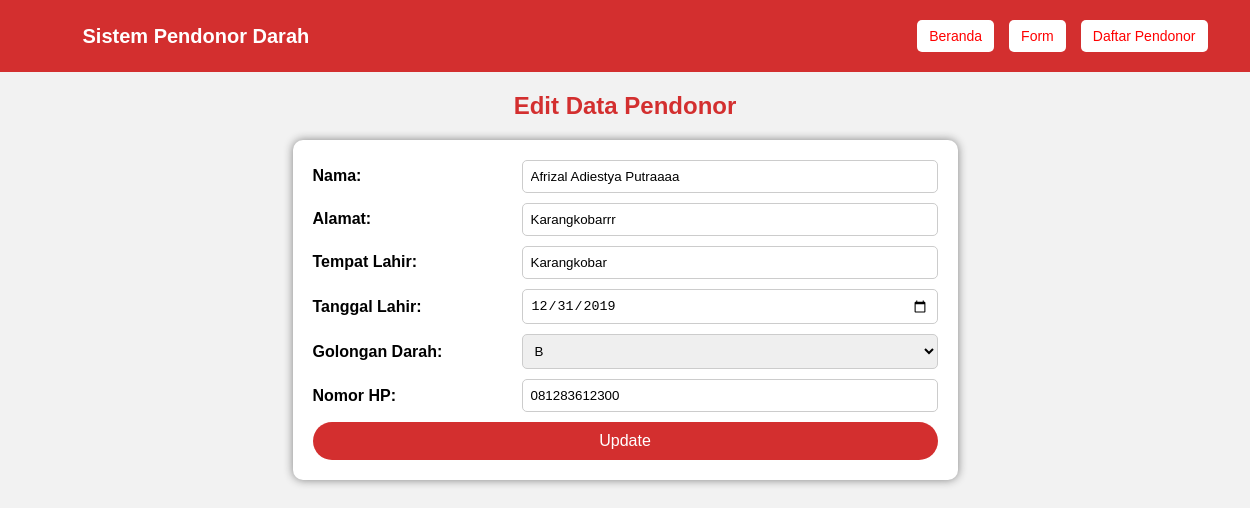
The app's page /donor_darah/edit.php?id=10 with its own data.
### tables this page shows
CREATE TABLE `pendonor` (
  `id` int(11) NOT NULL,
  `nama` varchar(100) DEFAULT NULL,
  `alamat` text DEFAULT NULL,
  `tempat_lahir` varchar(255) DEFAULT NULL,
  `tanggal_lahir` date DEFAULT NULL,
  `golongan_darah` enum('A','B','AB','O') DEFAULT NULL,
  `nomer_hp` varchar(15) DEFAULT NULL
);

### donor_darah/edit.php (the view, shortened to what this page needs)
<?php
include 'config.php';
include 'header.php';
if (isset($_GET['id'])) {
    $id = $_GET['id'];
    $sql = "SELECT * FROM pendonor WHERE id = $id";
    $result = $conn->query($sql);
    $row = $result->fetch_assoc();
} else {
    echo "ID tidak ditemukan!";
    exit;
}
?>
<div class="container">
    <h2>Edit Data Pendonor</h2>
    <div class="form-container">
        <form action="update.php" method="post">
            <div class="form-group">
                <label>Nama:</label>
                <input type="text" name="nama" value="<?php echo $row['nama']; ?>" required>
            </div>
            <div class="form-group">
                <label>Alamat:</label>
                <input type="text" name="alamat" value="<?php echo $row['alamat']; ?>" required>
            </div>
            <div class="form-group">
                <label>Tempat Lahir:</label>
                <input type="text" name="tempat_lahir" value="<?php echo $row['tempat_lahir']; ?>" required>
            </div>
            <div class="form-group">
                <label>Tanggal Lahir:</label>
                <input type="date" name="tanggal_lahir" value="<?php echo $row['tanggal_lahir']; ?>" required>
            </div>
            <div class="form-group">
                <label>Golongan Darah:</label>
                <select name="golongan" required>
                    <option value="B" <?php if ($row['golongan_darah'] == 'B') echo "selected"; ?>>B</option>
                </select>
            </div>
            <div class="form-group">
                <label>Nomor HP:</label>
                <input type="text" name="nomer_hp" value="<?php echo $row['nomer_hp']; ?>" required
                       oninput="this.value = this.value.replace(/[^0-9]/g, '')">
            </div>
            <button type="submit">Update</button>
        </form>
    </div>
</div>
</body>
</html>

### donor_darah/style.css (style rules this page uses)
body { margin: 0; padding: 0; font-family: Arial, sans-serif; background-color: #f2f2f2; }
h2 { text-align: center; width: 100%; margin-bottom: 20px; color: #d32f2f; }
.form-container { width: 50%; background: white; padding: 20px; margin: 20px auto; box-shadow: 0px 0px 10px gray; border-radius: 10px; }
.form-group { display: flex; align-items: center; justify-content: space-between; margin-bottom: 10px; }
.form-group label { flex: 1; text-align: left; font-weight: bold; padding-right: 10px; }
.form-group input, .form-group textarea, .form-group select { flex: 2; padding: 8px; border: 1px solid #ccc; border-radius: 5px; width: 100%; }
button { width: 100%; padding: 10px; background: #d32f2f; color: white; border: none; cursor: pointer; border-radius: 20px; font-size: 16px; -webkit-border-radius: 20px; -moz-border-radius: 20px; -ms-border-radius: 20px; -o-border-radius: 20px; }

### records on screen
pendonor: nama "Afrizal Adiestya Putraaaa", alamat "Karangkobarrr", tempat_lahir "Karangkobar", tanggal_lahir "12/31/2019", golongan "B", nomer_hp "081283612300"
